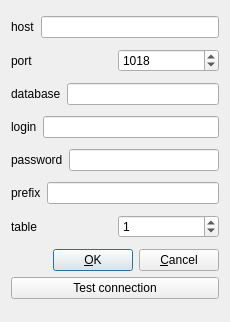
<?xml version="1.0" encoding="UTF-8"?>
<ui version="4.0">
 <class>dlgVMSettings</class>
 <widget class="QDialog" name="dlgVMSettings">
  <property name="geometry">
   <rect>
    <x>0</x>
    <y>0</y>
    <width>230</width>
    <height>322</height>
   </rect>
  </property>
  <property name="windowTitle">
   <string>VirtualMart</string>
  </property>
  <layout class="QGridLayout">
   <item row="1" column="0">
    <layout class="QHBoxLayout">
     <item>
      <widget class="QLabel" name="lblPrintWidth">
       <property name="text">
        <string>port</string>
       </property>
       <property name="wordWrap">
        <bool>false</bool>
       </property>
      </widget>
     </item>
     <item>
      <widget class="QSpinBox" name="spinPort">
       <property name="maximum">
        <number>65535</number>
       </property>
       <property name="value">
        <number>1018</number>
       </property>
      </widget>
     </item>
    </layout>
   </item>
   <item row="0" column="0">
    <layout class="QHBoxLayout">
     <item>
      <widget class="QLabel" name="lblDevice">
       <property name="text">
        <string>host</string>
       </property>
       <property name="wordWrap">
        <bool>false</bool>
       </property>
      </widget>
     </item>
     <item>
      <widget class="QLineEdit" name="editHost"/>
     </item>
    </layout>
   </item>
   <item row="2" column="0">
    <layout class="QHBoxLayout">
     <item>
      <widget class="QLabel" name="lblDevice_2">
       <property name="text">
        <string>database</string>
       </property>
       <property name="wordWrap">
        <bool>false</bool>
       </property>
      </widget>
     </item>
     <item>
      <widget class="QLineEdit" name="editDb"/>
     </item>
    </layout>
   </item>
   <item row="6" column="0">
    <layout class="QHBoxLayout">
     <item>
      <widget class="QLabel" name="lblTable">
       <property name="text">
        <string>table</string>
       </property>
       <property name="wordWrap">
        <bool>false</bool>
       </property>
      </widget>
     </item>
     <item>
      <widget class="QSpinBox" name="spinTable">
       <property name="maximum">
        <number>100</number>
       </property>
       <property name="value">
        <number>1</number>
       </property>
      </widget>
     </item>
    </layout>
   </item>
   <item row="5" column="0">
    <layout class="QHBoxLayout">
     <item>
      <widget class="QLabel" name="lblDevice_2_2_2">
       <property name="text">
        <string>prefix</string>
       </property>
       <property name="wordWrap">
        <bool>false</bool>
       </property>
      </widget>
     </item>
     <item>
      <widget class="QLineEdit" name="editPrefix"/>
     </item>
    </layout>
   </item>
   <item row="3" column="0">
    <layout class="QHBoxLayout">
     <item>
      <widget class="QLabel" name="lblDevice_2_2">
       <property name="text">
        <string>login</string>
       </property>
       <property name="wordWrap">
        <bool>false</bool>
       </property>
      </widget>
     </item>
     <item>
      <widget class="QLineEdit" name="editLogin"/>
     </item>
    </layout>
   </item>
   <item row="4" column="0">
    <layout class="QHBoxLayout">
     <item>
      <widget class="QLabel" name="lblDevice_2_2_3">
       <property name="text">
        <string>password</string>
       </property>
       <property name="wordWrap">
        <bool>false</bool>
       </property>
      </widget>
     </item>
     <item>
      <widget class="QLineEdit" name="editPassword">
       <property name="echoMode">
        <enum>QLineEdit::Password</enum>
       </property>
      </widget>
     </item>
    </layout>
   </item>
   <item row="7" column="0">
    <layout class="QVBoxLayout">
     <item>
      <layout class="QHBoxLayout">
       <item>
        <spacer name="Horizontal Spacing2">
         <property name="orientation">
          <enum>Qt::Horizontal</enum>
         </property>
         <property name="sizeType">
          <enum>QSizePolicy::Expanding</enum>
         </property>
         <property name="sizeHint" stdset="0">
          <size>
           <width>20</width>
           <height>20</height>
          </size>
         </property>
        </spacer>
       </item>
       <item>
        <widget class="QPushButton" name="buttonOk">
         <property name="text">
          <string>&amp;OK</string>
         </property>
         <property name="shortcut">
          <string/>
         </property>
         <property name="autoDefault">
          <bool>true</bool>
         </property>
         <property name="default">
          <bool>true</bool>
         </property>
        </widget>
       </item>
       <item>
        <widget class="QPushButton" name="buttonCancel">
         <property name="text">
          <string>&amp;Cancel</string>
         </property>
         <property name="shortcut">
          <string/>
         </property>
         <property name="autoDefault">
          <bool>true</bool>
         </property>
        </widget>
       </item>
      </layout>
     </item>
     <item>
      <widget class="QPushButton" name="btnTestConnect">
       <property name="text">
        <string>Test connection</string>
       </property>
      </widget>
     </item>
    </layout>
   </item>
  </layout>
 </widget>
 <layoutdefault spacing="6" margin="11"/>
 <pixmapfunction>qPixmapFromMimeSource</pixmapfunction>
 <tabstops>
  <tabstop>editHost</tabstop>
  <tabstop>spinPort</tabstop>
  <tabstop>editDb</tabstop>
  <tabstop>editLogin</tabstop>
  <tabstop>editPassword</tabstop>
  <tabstop>editPrefix</tabstop>
  <tabstop>spinTable</tabstop>
  <tabstop>buttonOk</tabstop>
  <tabstop>buttonCancel</tabstop>
  <tabstop>btnTestConnect</tabstop>
 </tabstops>
 <includes>
  <include location="local">driver.h</include>
 </includes>
 <resources/>
 <connections>
  <connection>
   <sender>buttonOk</sender>
   <signal>clicked()</signal>
   <receiver>dlgVMSettings</receiver>
   <slot>apply()</slot>
   <hints>
    <hint type="sourcelabel">
     <x>20</x>
     <y>20</y>
    </hint>
    <hint type="destinationlabel">
     <x>20</x>
     <y>20</y>
    </hint>
   </hints>
  </connection>
  <connection>
   <sender>buttonCancel</sender>
   <signal>clicked()</signal>
   <receiver>dlgVMSettings</receiver>
   <slot>reject()</slot>
   <hints>
    <hint type="sourcelabel">
     <x>20</x>
     <y>20</y>
    </hint>
    <hint type="destinationlabel">
     <x>20</x>
     <y>20</y>
    </hint>
   </hints>
  </connection>
  <connection>
   <sender>editPassword</sender>
   <signal>textChanged(QString)</signal>
   <receiver>dlgVMSettings</receiver>
   <slot>passwordChanged(QString)</slot>
   <hints>
    <hint type="sourcelabel">
     <x>20</x>
     <y>20</y>
    </hint>
    <hint type="destinationlabel">
     <x>20</x>
     <y>20</y>
    </hint>
   </hints>
  </connection>
  <connection>
   <sender>btnTestConnect</sender>
   <signal>clicked()</signal>
   <receiver>dlgVMSettings</receiver>
   <slot>testConnection()</slot>
   <hints>
    <hint type="sourcelabel">
     <x>20</x>
     <y>20</y>
    </hint>
    <hint type="destinationlabel">
     <x>20</x>
     <y>20</y>
    </hint>
   </hints>
  </connection>
 </connections>
</ui>
